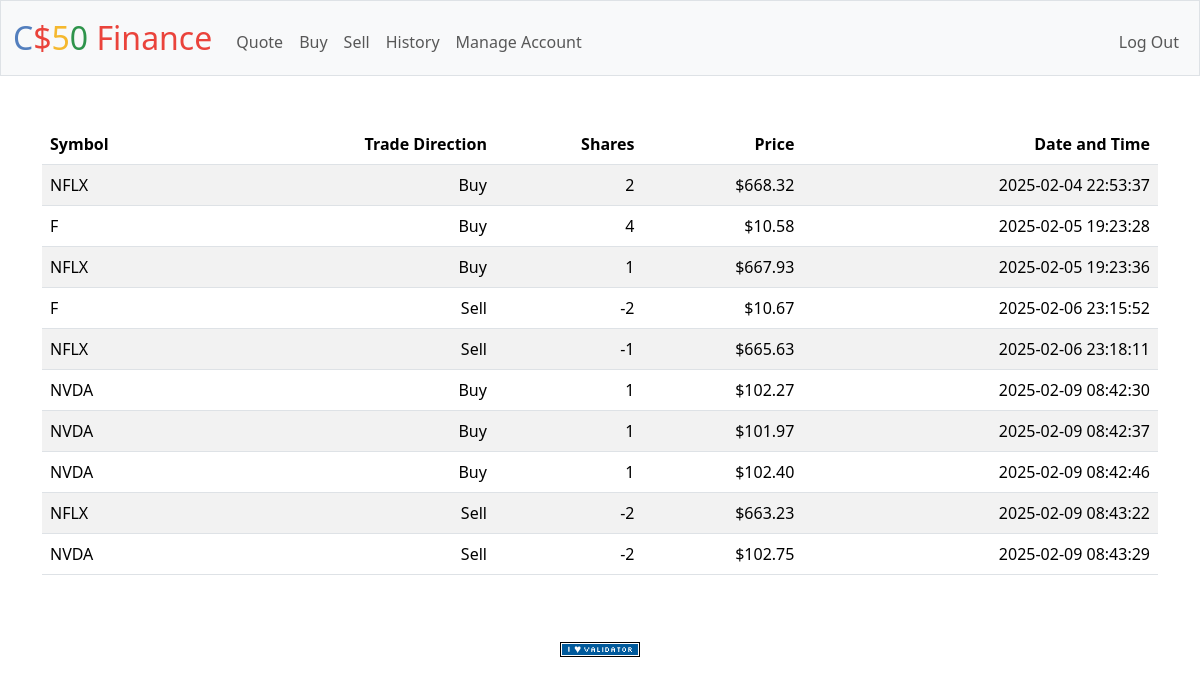
Screenshot of /history (signed in) with the database file from the repository.
### tables this page shows
CREATE TABLE history (
    user_id INTEGER NOT NULL,
    symbol TEXT NOT NULL,
    price NUMERIC NOT NULL,
    quantity INTEGER NOT NULL,
    date_time TEXT NOT NULL,
    FOREIGN KEY (user_id)
        REFERENCES users (id)
    );

### app.py (the view)
@app.route("/history")
@login_required
def history():
    history = db.execute(""" SELECT symbol, price, quantity, date_time FROM history \
                                WHERE user_id = ? """, session["user_id"])
    for entry in history:
        if entry["quantity"] > 0:
            entry["direction"] = "Buy"
        else:
            entry["direction"] = "Sell"
    return render_template("history.html", history=history)

### app.py (called while the page is built)
@app.after_request
def after_request(response):
    response.headers["Cache-Control"] = "no-cache, no-store, must-revalidate"
    response.headers["Expires"] = 0
    response.headers["Pragma"] = "no-cache"
    return response

### helpers.py (called while the page is built)
def login_required(f):
    @wraps(f)
    def decorated_function(*args, **kwargs):
        if session.get("user_id") is None:
            return redirect("/login")
        return f(*args, **kwargs)
    return decorated_function

def usd(value):
    return f"${value:,.2f}"

### templates/history.html (shortened to what this page needs)
{% extends "layout.html" %}
{% block main %}
    <table class="table table-striped">
        <thead>
            <tr>
                <th class="text-start">Symbol</th>
                <th class="text-end">Trade Direction</th>
                <th class="text-end">Shares</th>
                <th class="text-end">Price</th>
                <th class="text-end">Date and Time</th>
            </tr>
        </thead>
        <tbody>
            {% for entry in history %}
                <tr>
                    <td class="text-start">{{entry.symbol}}</td>
                    <td class="text-end">{{entry.direction}}</td>
                    <td class="text-end">{{entry.quantity}}</td>
                    <td class="text-end">{{entry.price | usd}}</td>
                    <td class="text-end">{{entry.date_time}}</td>
                </tr>
            {% endfor %}
        </tbody>
    </table>
{% endblock %}

### templates/layout.html (shortened to what this page needs)
<!DOCTYPE html>
<html lang="en">
    <head>
        <link href="https://cdn.jsdelivr.net/npm/bootstrap@5.3.3/dist/css/bootstrap.min.css" rel="stylesheet">
        <link href="/static/styles.css" rel="stylesheet">
    </head>
    <body>
        <nav class="bg-light border navbar navbar-expand-md navbar-light">
            <div class="container-fluid">
                <a class="navbar-brand" href="/"><span class="blue">C</span><span class="red">$</span><span class="yellow">5</span><span class="green">0</span> <span class="red">Finance</span></a>
                <div class="collapse navbar-collapse" id="navbar">
                    {% if session["user_id"] %}
                        <ul class="navbar-nav me-auto mt-2">
                            <li class="nav-item"><a class="nav-link" href="/quote">Quote</a></li>
                            <li class="nav-item"><a class="nav-link" href="/buy">Buy</a></li>
                            <li class="nav-item"><a class="nav-link" href="/sell">Sell</a></li>
                            <li class="nav-item"><a class="nav-link" href="/history">History</a></li>
                            <li class="nav-item"><a class="nav-link" href="/manage">Manage Account</a></li>
                        </ul>
                        <ul class="navbar-nav ms-auto mt-2">
                            <li class="nav-item"><a class="nav-link" href="/logout">Log Out</a></li>
                        </ul>
                    {% else %}
                        <ul class="navbar-nav ms-auto mt-2">
                            <li class="nav-item"><a class="nav-link" href="/register">Register</a></li>
                            <li class="nav-item"><a class="nav-link" href="/login">Log In</a></li>
                        </ul>
                    {% endif %}
                </div>
            </div>
        </nav>
        <main class="container py-5 text-center">
            {% block main %}{% endblock %}
        </main>
        <footer class="mb-5">
            <form action="https://validator.w3.org/check" class="text-center" enctype="multipart/form-data" method="post" target="_blank">
                <input alt="Validate" src="/static/I_heart_validator.png" type="image">
            </form>
        </footer>
    </body>
</html>

### static/styles.css (style rules this page uses)
nav .navbar-brand { font-size: xx-large; }
nav .navbar-brand .blue { color: #537fbe; }
nav .navbar-brand .red { color: #ea433b; }
nav .navbar-brand .yellow { color: #f5b82e; }
nav .navbar-brand .green { color: #2e944b; }

### rows the page displays
history: symbol "NFLX", direction "Buy", quantity "2", price "$668.32", date_time "2025-02-04 22:53:37"
history: symbol "F", direction "Buy", quantity "4", price "$10.58", date_time "2025-02-05 19:23:28"
history: symbol "NFLX", direction "Buy", quantity "1", price "$667.93", date_time "2025-02-05 19:23:36"
history: symbol "F", direction "Sell", quantity "-2", price "$10.67", date_time "2025-02-06 23:15:52"
history: symbol "NFLX", direction "Sell", quantity "-1", price "$665.63", date_time "2025-02-06 23:18:11"
history: symbol "NVDA", direction "Buy", quantity "1", price "$102.27", date_time "2025-02-09 08:42:30"
history: symbol "NVDA", direction "Buy", quantity "1", price "$101.97", date_time "2025-02-09 08:42:37"
history: symbol "NVDA", direction "Buy", quantity "1", price "$102.40", date_time "2025-02-09 08:42:46"
history: symbol "NFLX", direction "Sell", quantity "-2", price "$663.23", date_time "2025-02-09 08:43:22"
history: symbol "NVDA", direction "Sell", quantity "-2", price "$102.75", date_time "2025-02-09 08:43:29"
